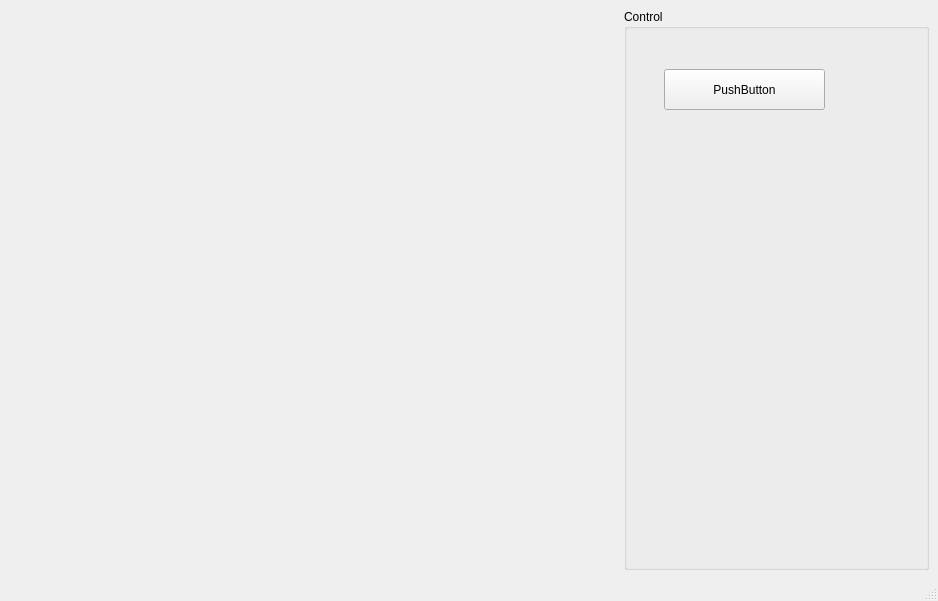
<?xml version="1.0" encoding="UTF-8"?>
<ui version="4.0">
 <class>MassiveGroundWindow</class>
 <widget class="QMainWindow" name="MassiveGroundWindow">
  <property name="geometry">
   <rect>
    <x>0</x>
    <y>0</y>
    <width>938</width>
    <height>601</height>
   </rect>
  </property>
  <property name="windowTitle">
   <string>MassiveTerrain</string>
  </property>
  <widget class="QWidget" name="centralwidget">
   <layout class="QGridLayout" name="gridLayout">
    <item row="0" column="1">
     <widget class="QGroupBox" name="groupBox">
      <property name="sizePolicy">
       <sizepolicy hsizetype="Preferred" vsizetype="Preferred">
        <horstretch>1</horstretch>
        <verstretch>0</verstretch>
       </sizepolicy>
      </property>
      <property name="title">
       <string>Control</string>
      </property>
      <widget class="QPushButton" name="pushButton">
       <property name="geometry">
        <rect>
         <x>40</x>
         <y>60</y>
         <width>161</width>
         <height>41</height>
        </rect>
       </property>
       <property name="text">
        <string>PushButton</string>
       </property>
      </widget>
      <zorder>widget</zorder>
      <zorder>pushButton</zorder>
     </widget>
    </item>
    <item row="0" column="0">
     <widget class="QWidget" name="widget" native="true">
      <property name="sizePolicy">
       <sizepolicy hsizetype="Preferred" vsizetype="Preferred">
        <horstretch>2</horstretch>
        <verstretch>0</verstretch>
       </sizepolicy>
      </property>
      <layout class="QHBoxLayout" name="horizontalLayout"/>
     </widget>
    </item>
   </layout>
  </widget>
  <widget class="QMenuBar" name="menubar">
   <property name="geometry">
    <rect>
     <x>0</x>
     <y>0</y>
     <width>938</width>
     <height>37</height>
    </rect>
   </property>
  </widget>
  <widget class="QStatusBar" name="statusbar"/>
 </widget>
 <resources/>
 <connections/>
</ui>
